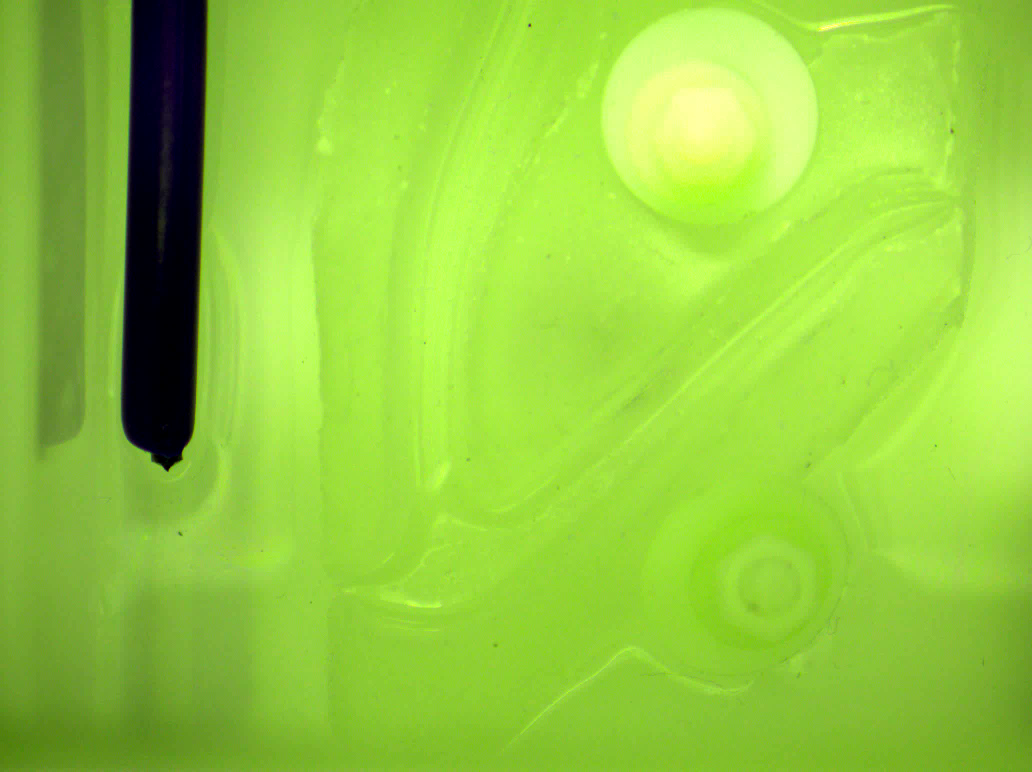
//> input picture imgs/Pre_Insertion_IMG.png, 2064 x 1544 px (shown at 1/2 size)
$ ./anglededuction   (built with g++ and OpenCV 4)
//> lines starting //> are read from the running program, lines starting //| are printed output that depends on the picture
#include <cameraGeneric.hpp>

std::string pre_img_path = "/home/vittorio/coilsCL/imgs/Pre_Insertion_IMG.png";
std::string post_img_path = "/home/vittorio/coilsCL/imgs/Post_Insertion_IMG.png";

std::vector<Point> findJoints(Mat pre_img, Mat post_img);
double meanError(std::vector<double> &desired, std::vector<double> &observed);
std::vector<double> computeAngles(std::vector<Point> Joints);

std::vector<double> computeAngles(std::vector<Point> Joints){
    std::vector<double> angles;
    std::vector<Point> vects;

    Joints.insert(Joints.begin(), Point(Joints[0].x, 0));
    for(int i = 1; i < Joints.size(); i++){
        vects.push_back(Point{Joints[i].x - Joints[i-1].x, Joints[i].y - Joints[i-1].y}  );
    }
    for(int i = 0; i < vects.size()-1; i++){
        double dproduct = vects[i].dot(vects[i+1]);
        double nproduct = norm(vects[i]) * norm(vects[i+1]);
        double th = acos(dproduct/nproduct);
        angles.push_back(th * 180 / M_PI);
    }

    return angles;

}

int main(int argc, char* argv[]){
    Mat pre_img = imread(pre_img_path, IMREAD_COLOR);
//> pre_img is the input picture: 1544 rows x 2064 cols, CV_8UC3; mean B, G, R 62.3, 204.9, 148.1
    Mat post_img = imread(post_img_path, IMREAD_COLOR);
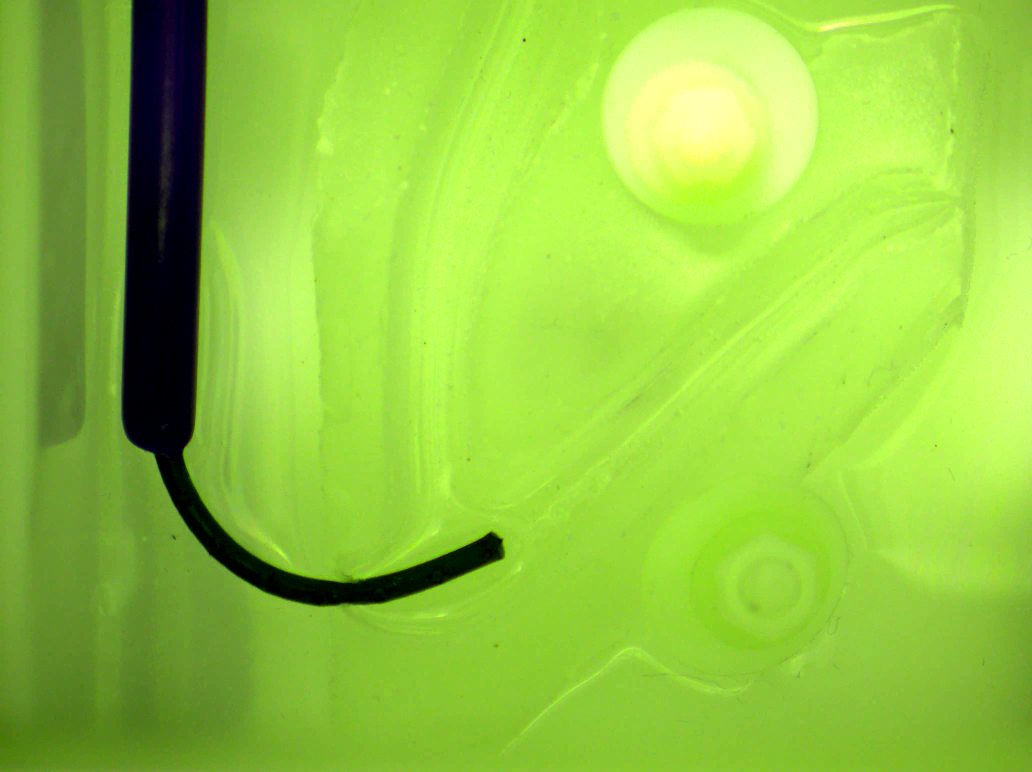
//> input picture imgs/Post_Insertion_IMG.png, 2064 x 1544 px (shown at 1/2 size)
//> post_img is the input picture: 1544 rows x 2064 cols, CV_8UC3; mean B, G, R 63, 200.9, 146.7

    if(pre_img.empty()) {
        std::cout << "Could not find image at: " << pre_img_path << "\n"; return -1;
    }
    if(post_img.empty()) {
        std::cout << "Could not find image at: " << post_img_path << "\n"; return -1;
    }

    int rcols, rrows;
    rcols = pre_img.rows * 3 / 8;
//> rcols = 579
    rrows = pre_img.cols * 3 / 8;
//> rrows = 774
    resize(pre_img, pre_img, Size(rrows, rcols), INTER_LINEAR);
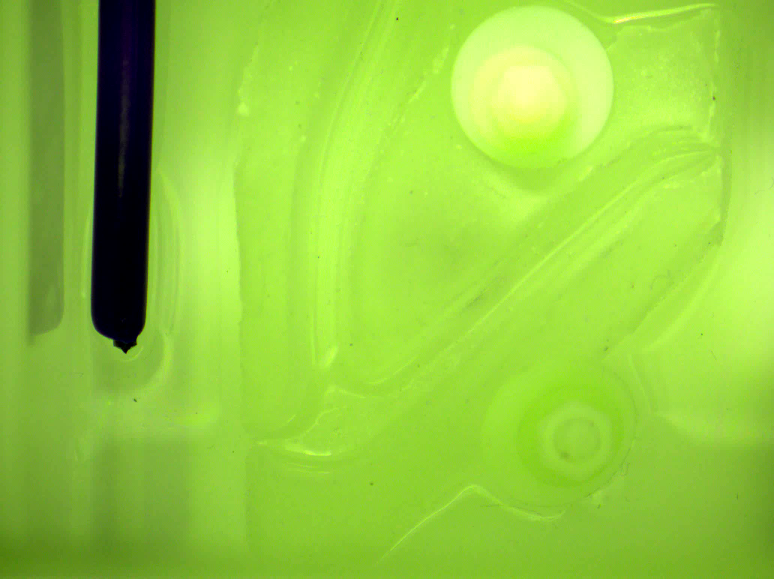
//> pre_img: 579 rows x 774 cols, CV_8UC3; mean B, G, R 62.3, 204.9, 148.1
    resize(post_img, post_img, Size(rrows, rcols), INTER_LINEAR);
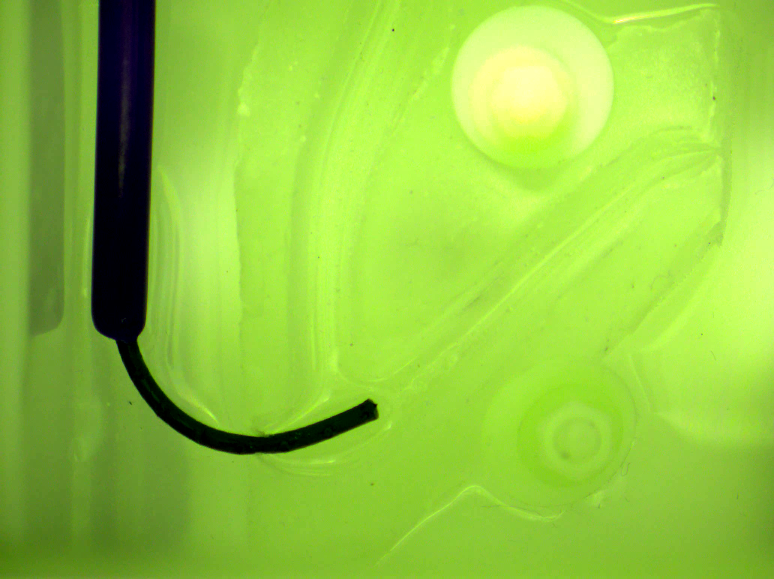
//> post_img: 579 rows x 774 cols, CV_8UC3; mean B, G, R 63, 200.8, 146.6

    std::vector<Point> Joints;
    Joints = findJoints(pre_img, post_img);

    for(auto i: Joints){
        circle(post_img, i, 4, Scalar(255,0,0), FILLED);
        std::cout << "i: " << i << "\n";
    }

    std::vector<double> angles;
    std::vector<double> desiredAngles = {90,30};
    angles = computeAngles(Joints);
    int k = 0;
    for(auto i: Joints){
        putText(post_img, std::to_string(k), i, FONT_HERSHEY_SIMPLEX, 2, Scalar(255, 0, 255));
        k++;
    }

    double error = meanError(desiredAngles, angles);
    std::cout << "Error: " << error << "\n";

    std::cout << "angles observed:";
    for(auto i: angles) std::cout << " " << i << " ";
    std::cout << "\n";


    imshow("Post", post_img);
    char c = (char)waitKey(0);
    destroyAllWindows();
    imwrite("/home/vittorio/coilsCL/imgs/Processed_IMG.png", post_img);
    return 0;


}

Mat IntroducerMask(Mat src){
    Mat src_GRAY, element;
    //create a greyscale copy of the image
    // flip(src, src, 1);

    cvtColor(src, src_GRAY, COLOR_BGR2GRAY);
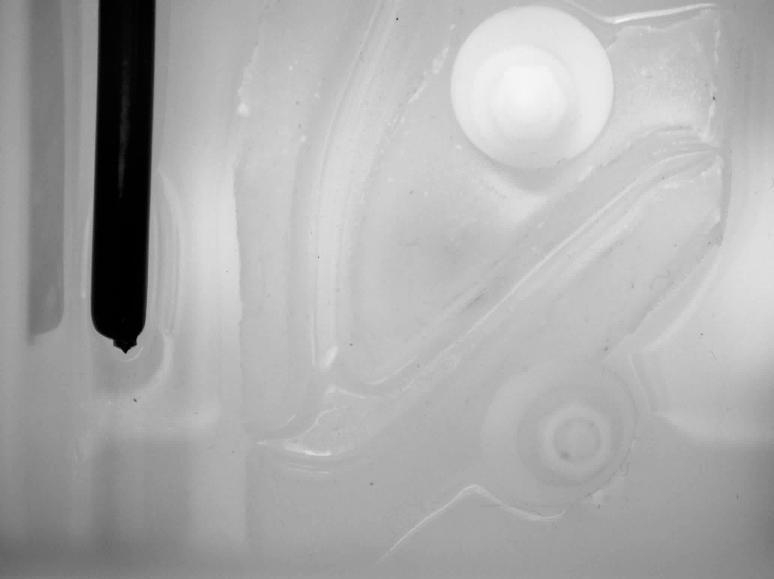
//> src_GRAY: 579 rows x 774 cols, CV_8UC1; min 0, max 247, mean 171.6

    //apply blur and threshold so that only the tentacle is visible
    blur(src_GRAY, src_GRAY, Size(5,5));
//> (the run ends here: the program needs code that is not available in this run, at `threshold(src_GRAY, src_GRAY, threshold_low, threshold_high, THRESH_BI..`)
